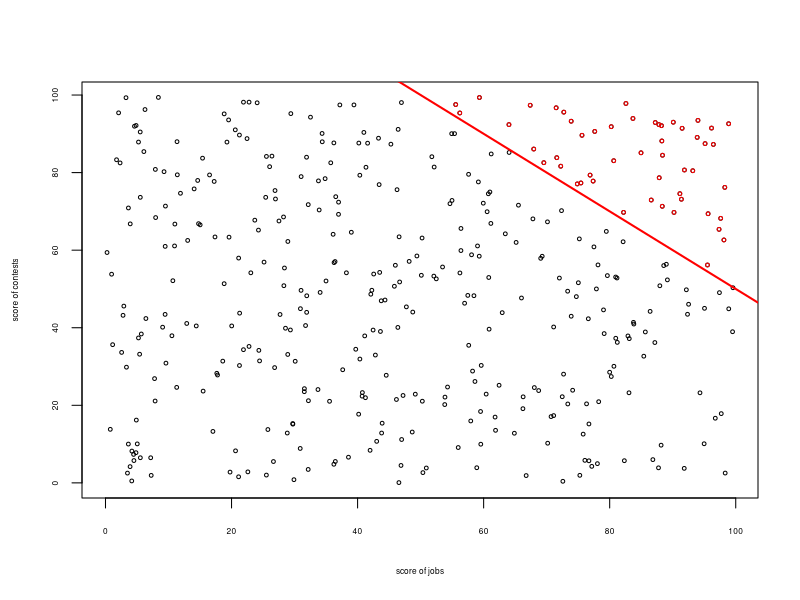

The R script that drew this image:
# 14.5.2015 I.Zliobaite
# Berlin
# toy example, Berkson's paradox

set.seed('1981') 
contests <- runif(400, 0, 100)
jobs <- runif(400, 0, 100)
cojo <- contests + jobs
ind <- which(cojo>=150)

pdf('fig_Berksons.pdf',width = 6/2.54, height = 7.5/2.54)
plot(contests,jobs,cex = 0.5,cex.lab=0.5, cex.axis=0.5,xlab = 'score of jobs',ylab = 'score of contests')
abline(a = 150,b = -1,col='red',lwd=2)
points(contests[ind],jobs[ind],col='red',cex=0.5)
dev.off()

print(cor(jobs[ind],contests[ind]))
